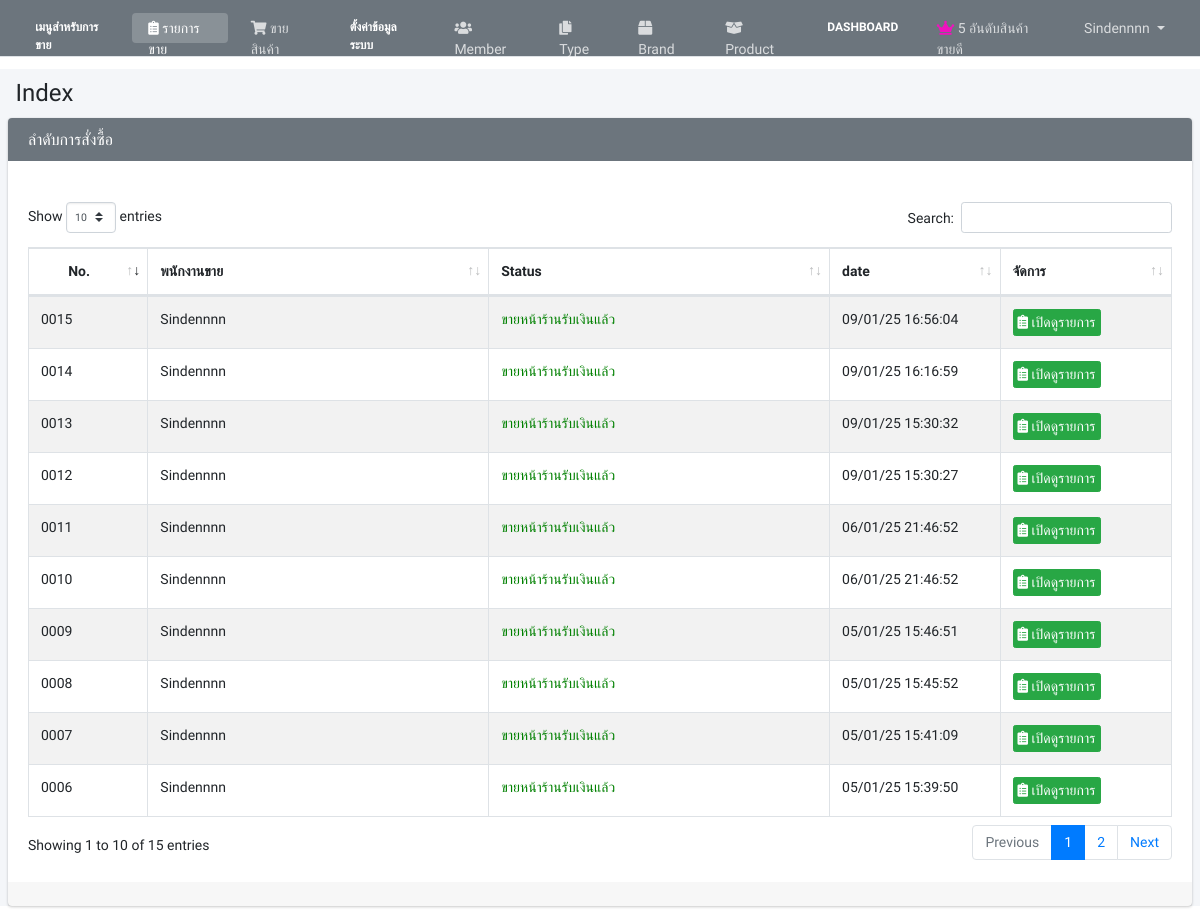
The app's page /admin/index.php (signed in), older data.
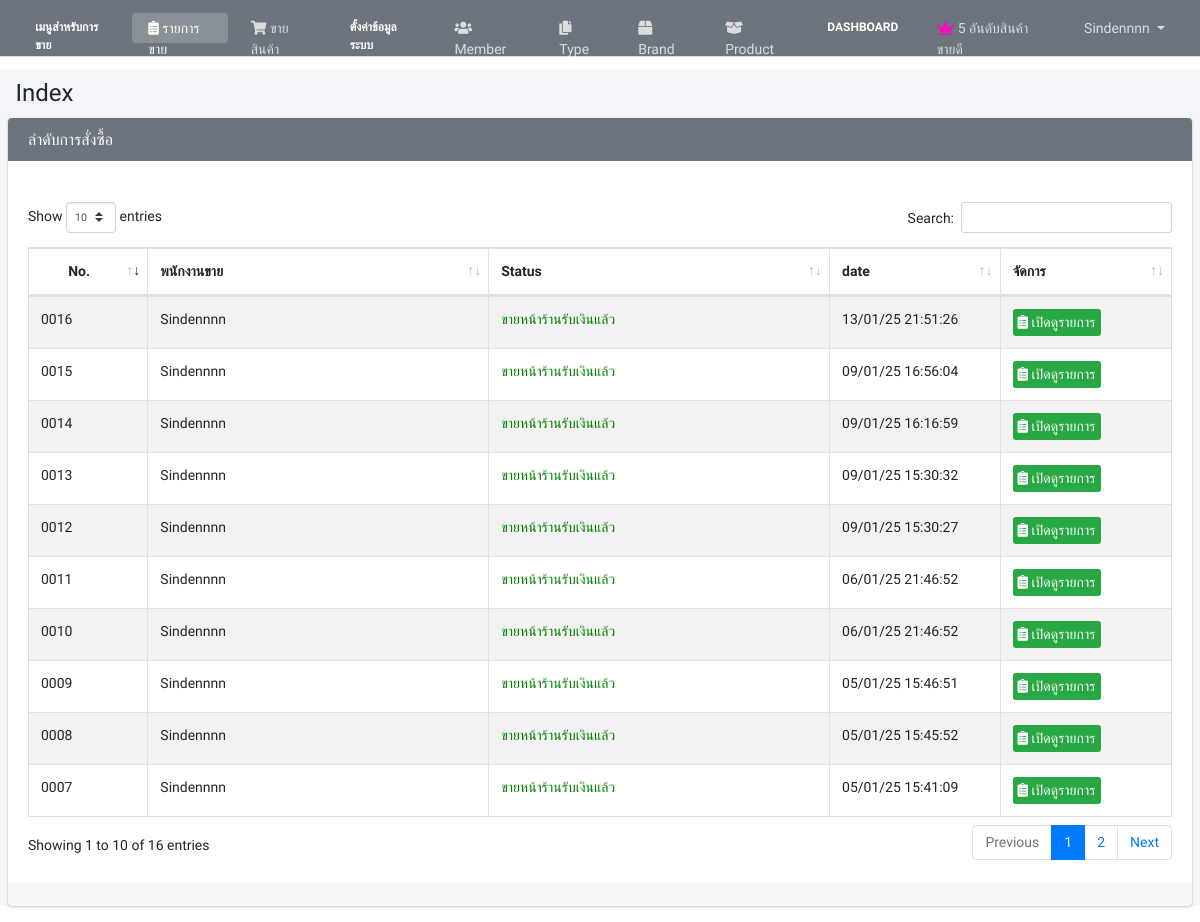
The same page, newer data.
### tables this page shows
CREATE TABLE `tbl_order` (
  `order_id` int(4) UNSIGNED ZEROFILL NOT NULL,
  `mem_id` int(11) NOT NULL,
  `receive_name` varchar(100) NOT NULL COMMENT 'ชื่อผู้รับ',
  `order_status` int(1) NOT NULL,
  `b_name` varchar(100) DEFAULT NULL COMMENT 'ชื่อธนาคาร',
  `pay_amount` float(10,2) DEFAULT NULL,
  `pay_amount2` float(10,2) NOT NULL,
  `order_date` datetime NOT NULL
);

CREATE TABLE `tbl_member` (
  `mem_id` int(3) UNSIGNED ZEROFILL NOT NULL,
  `ref_l_id` int(11) NOT NULL,
  `mem_name` varchar(50) NOT NULL,
  `mem_username` varchar(20) NOT NULL,
  `mem_password` varchar(100) NOT NULL,
  `mem_img` varchar(200) NOT NULL,
  `dateinsert` timestamp NOT NULL DEFAULT current_timestamp()
);

### admin/list_order.php (the view)
<?php
$query_my_order = "SELECT o.* ,m.mem_name
FROM tbl_order as o
INNER JOIN tbl_member as m ON o.mem_id=m.mem_id
WHERE o.order_status=4
ORDER BY o.order_id DESC
"
or die
("Error : ".mysqlierror($query_my_order));
$rs_my_order = mysqli_query($condb, $query_my_order);
?>
<table id="example1" class="table table-bordered  table-hover table-striped">
  <thead>
    <tr class="danger">
      <th width="7%"><center>No.</center></th>
      <th width="20%">พนักงานขาย</th>
      <th width="20%">Status</th>
      <th width="10%">date</th>
      <th width="10%">จัดการ</th>
    </tr>
  </thead>
  <tbody>
    <?php foreach ($rs_my_order as $rs_order) { ?>
    <tr>
     <td><?php echo $rs_order['order_id']; ?></td>
     <td><?php echo $rs_order['mem_name']; ?>
     </td>
     <td>
      <?php $st= $rs_order['order_status'];
            include('mystatus.php');
      ?>
     </td>
     <td><?php echo date('d/m/y H:i:s',strtotime($rs_order['order_date'])); ?></td>
     <td>
      <a href="index.php?order_id=<?php echo $rs_order['order_id'];?>&act=view" target="_blank" class="btn btn-success btn-xs"><i class="nav-icon fas fa-clipboard-list"></i> เปิดดูรายการ</a>
     </td>
    </tr>
  <?php }?>
  </tbody>
</table>

### admin/head.php (shortened to what this page needs)
<!DOCTYPE html>
<html>
<head>
  <link rel="stylesheet" href="https://cdnjs.cloudflare.com/ajax/libs/font-awesome/5.15.3/css/all.min.css">
  <link rel="stylesheet" href="https://code.ionicframework.com/ionicons/2.0.1/css/ionicons.min.css">
  <link rel="stylesheet" href="../assets/icheck-bootstrap.min.css">
  <link rel="stylesheet" href="../assets/dataTables.bootstrap4.css">
  <link rel="stylesheet" href="../assets/adminlte.min.css">
  <link rel="stylesheet" href="../assets/select2.min.css">
  <link rel="stylesheet" href="../assets/select2-bootstrap4.min.css">
  <link href="../assets/tagsinput.css?v=11" rel="stylesheet" type="text/css">
</head>

### admin/header.php (shortened to what this page needs)
<?php include ("head.php"); ?>
<body class="layout-fixed layout-navbar-fixed text-sm">
<div class="wrapper">
  <?php include ("navbar.php"); ?>
<userStyle>Normal</userStyle>

### admin/navbar.php (shortened to what this page needs)
<nav class="main-header navbar navbar-expand navbar-gray navbar-dark">
    <ul class="navbar-nav">
        <li class="nav-header nav-link text-white">เมนูสำหรับการขาย</li>
        <li class="nav-item">
            <a href="index.php" class="nav-link <?php if($menu=="index"){echo "active";} ?>">
                <i class="nav-icon fas fa-clipboard-list"></i> รายการขาย
            </a>
        </li>
        <li class="nav-item">
            <a href="list_l.php" class="nav-link <?php if($menu=="sale"){echo "active";} ?>">
                <i class="nav-icon fa fa-shopping-cart"></i> ขายสินค้า
            </a>
        </li>
        <li class="nav-header nav-link text-white">ตั้งค่าข้อมูลระบบ</li>
        <li class="nav-item">
            <a href="list_mem.php" class="nav-link <?php if($menu=="member"){echo "active";} ?>">
                <i class="nav-icon fa fa-users"></i> Member
            </a>
        </li>
        <li class="nav-item">
            <a href="" class="nav-link <?php if($menu=="type"){echo "active";} ?>">
                <i class="nav-icon fa fa-copy"></i> Type
            </a>
        </li>
        <li class="nav-item">
            <a href="" class="nav-link <?php if($menu=="brand"){echo "active";} ?>">
                <i class="nav-icon fa fa-box"></i> Brand
            </a>
        </li>
        <li class="nav-item">
            <a href="list_product.php" class="nav-link <?php if($menu=="product"){echo "active";} ?>">
                <i class="nav-icon fa fa-box-open"></i> Product
            </a>
        </li>
        <li class="nav-header nav-link text-white">Dashboard</li>
        <li class="nav-item">
            <a href="report_p5.php" class="nav-link <?php if($menu=="report_p5"){echo "active";} ?>">
                <i class="nav-icon fas fa-crown text-fuchsia"></i> 5 อันดับสินค้าขายดี
            </a>
        </li>
    </ul>
    <ul class="navbar-nav ml-auto">
        <li class="nav-item dropdown">
            <a class="nav-link dropdown-toggle" href="#" id="userDropdown" role="button" data-toggle="dropdown">
                <?php echo $_SESSION['mem_name'];?>
            </a>
        </li>
    </ul>
</nav>

### admin/index.php (shortened to what this page needs)
<?php $menu="index" ?>
<?php include("header.php"); ?>
<div class="content-wrapper">
  <section class="content-header">
    <div class="container-fluid">
      <h1>Index</h1>
    </div>
  </section>
  <section class="content">
    <div class="card card-gray">
      <div class="card-header ">
        <h3 class="card-title">ลำดับการสั่งซื้อ</h3>
      </div>
      <br>
      <div class="card-body">
        <div class="row">
          <div class="col-md-12">
              <?php
              $act = (isset($_GET['act']) ? $_GET['act'] : '');
              if($act =='view'){
                include('order_detail.php');
                }else{
              include('list_order.php');
              } ?>
          </div>
        </div>
      </div>
      <div class="card-footer">
      </div>
    </div>
  </section>
</div>
<?php include('footer.php'); ?>
</body>
</html>

### admin/mystatus.php
<?php
if($st==1){
	echo '<font color="red">';
	echo 'รอชำระเงิน';
	echo '</font>';
}elseif ($st==2) {
	echo '<font color="green">';
	echo 'ชำระเงินแล้ว';
	echo '</font>';
}elseif ($st==3) {
	echo '<font color="blue">';
	echo 'ส่งของแล้ว';
	echo '</font>';
}elseif ($st==4) {
	echo '<font color="green">';
	echo 'ขายหน้าร้านรับเงินแล้ว';
	echo '</font>';
}
?>

### admin/footer.php (shortened to what this page needs)
</div>

### admin/head.php (style rules this page uses)
body { font-family: 'Kanit', sans-serif; font-size: 14px; }

### admin/navbar.php (style rules this page uses)
.navbar { padding: 0 1rem; min-height: 57px; }
.navbar-nav .nav-link { padding: 0.7rem 1rem; margin: 0 0.2rem; border-radius: 4px; transition: all 0.3s; }
.navbar-nav .nav-header { padding: 0.5rem 1rem; font-size: 12px; font-weight: bold; text-transform: uppercase; }
.navbar-nav .nav-link.active { background-color: rgba(255,255,255,0.2); }

### admin/header.php (style rules this page uses)
.wrapper { min-height: 100%; }
.content-wrapper { margin-left: 0 !important; min-height: calc(100vh - 57px); }
.main-header { margin-left: 0 !important; width: 100% !important; }

Row changes from the older to the newer data that the page shows:
no longer on this page (row unchanged): tbl_order: order_id "0006", mem.mem_name "Sindennnn", order_status "ขายหน้าร้านรับเงินแล้ว", order_date "05/01/25 15:39:50"
added tbl_order: order_id "0016", mem.mem_name "Sindennnn", order_status "ขายหน้าร้านรับเงินแล้ว", order_date "13/01/25 21:51:26"
Text that changed along with them:
text written by a page script: "Show entries Search: Showing 1 to 10 of 15 entries Previous 1 2 Next" → "Show entries Search: Showing 1 to 10 of 16 entries Previous 1 2 Next"
